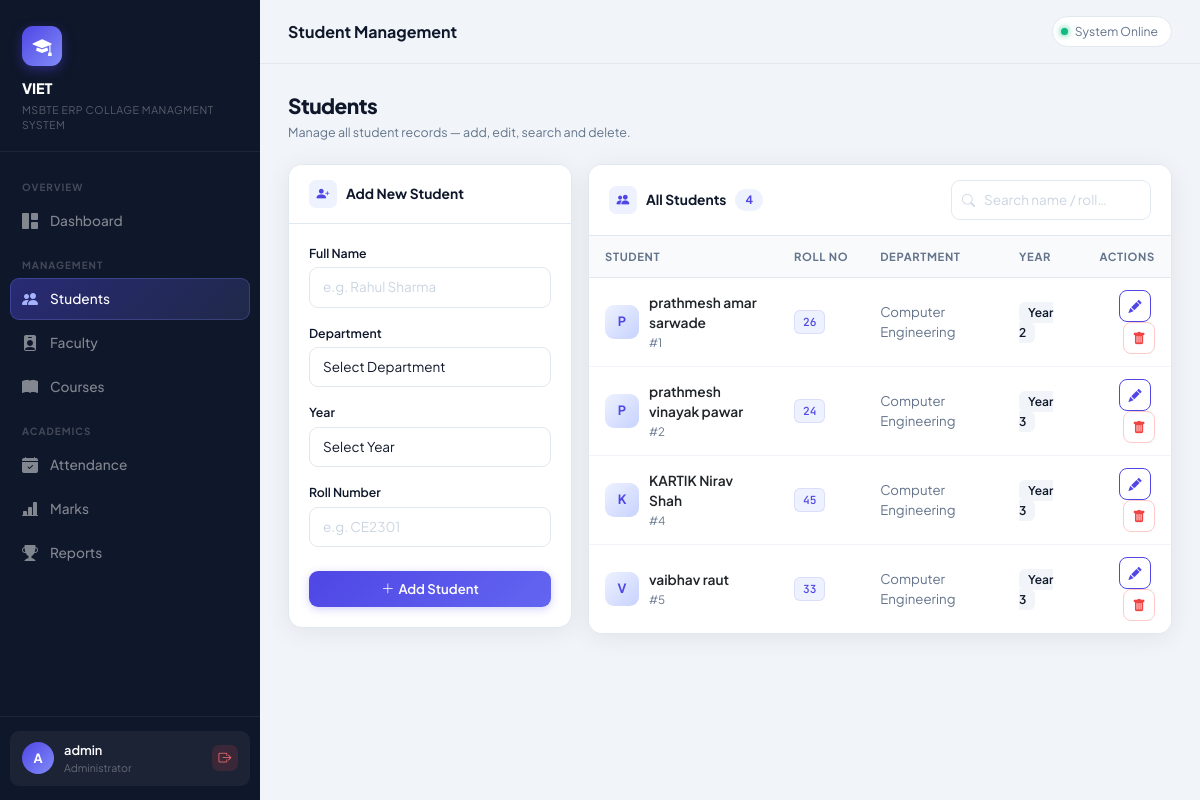
/students (signed in), run on the app's committed database.
### tables this page shows
CREATE TABLE students (
        id INTEGER PRIMARY KEY AUTOINCREMENT,
        name TEXT NOT NULL,
        department TEXT NOT NULL,
        year INTEGER NOT NULL,
        roll_no TEXT UNIQUE NOT NULL
    );

### app.py (the view)
@app.route("/students")
@login_required
def students():
    q = request.args.get("q","").strip()
    conn = connect(); cur = conn.cursor()
    if q:
        cur.execute("SELECT * FROM students WHERE name LIKE ? OR roll_no LIKE ? ORDER BY id",
                    (f"%{q}%", f"%{q}%"))
    else:
        cur.execute("SELECT * FROM students ORDER BY id")
    rows = cur.fetchall(); conn.close()
    return render_template("students.html", students=rows, q=q)

### app.py (called while the page is built)
def login_required(f):
    @wraps(f)
    def decorated(*args, **kwargs):
        if "admin" not in session:
            return redirect(url_for("login"))
        return f(*args, **kwargs)
    return decorated

### database.py (called while the page is built)
def connect():
    conn = sqlite3.connect(DB_PATH)
    conn.row_factory = sqlite3.Row
    return conn

### templates/students.html (shortened to what this page needs)
{% extends "base.html" %}
{% block page_title %}Student Management{% endblock %}
{% block content %}
<div class="ph">
  <div>
    <div class="ph-title">Students</div>
    <div class="ph-sub">Manage all student records — add, edit, search and delete.</div>
  </div>
</div>
<div class="row g-3">
  <div class="col-lg-4">
    <div class="card">
      <div class="card-hd">
        <div class="hd-icon" style="background:#eef2ff"><i class="bi bi-person-plus-fill" style="color:#4f46e5"></i></div>
        Add New Student
      </div>
      <div class="card-bd">
        <form method="POST" action="{{ url_for('add_student') }}">
          <div class="mb-3">
            <label class="form-label">Full Name</label>
            <input type="text" name="name" class="form-control" placeholder="e.g. Rahul Sharma" required/>
          </div>
          <div class="mb-3">
            <label class="form-label">Department</label>
            <select name="department" class="form-select" required>
              <option value="">Select Department</option>
            </select>
          </div>
          <div class="mb-3">
            <label class="form-label">Year</label>
            <select name="year" class="form-select" required>
              <option value="">Select Year</option>
            </select>
          </div>
          <div class="mb-4">
            <label class="form-label">Roll Number</label>
            <input type="text" name="roll_no" class="form-control" placeholder="e.g. CE2301" required/>
          </div>
          <button class="btn btn-primary w-100"><i class="bi bi-plus-lg me-1"></i>Add Student</button>
        </form>
      </div>
    </div>
  </div>
  <div class="col-lg-8">
    <div class="card">
      <div class="card-hd" style="justify-content:space-between;flex-wrap:wrap;gap:10px">
        <div style="display:flex;align-items:center;gap:9px">
          <div class="hd-icon" style="background:#eef2ff"><i class="bi bi-people-fill" style="color:#4f46e5"></i></div>
          All Students
          <span style="background:#eef2ff;color:#4f46e5;border-radius:99px;padding:2px 10px;font-size:.72rem;font-weight:700">{{ students|length }}</span>
        </div>
        <form class="d-flex gap-2" method="GET">
          <div class="search-box">
            <input type="text" name="q" class="form-control form-control-sm" placeholder="Search name / roll…" value="{{ q }}" style="width:200px"/>
          </div>
        </form>
      </div>
      {% if students %}
      <div class="table-responsive">
        <table class="table mb-0">
          <thead><tr><th>Student</th><th>Roll No</th><th>Department</th><th>Year</th><th style="text-align:right">Actions</th></tr></thead>
          <tbody>
            {% for s in students %}
            <tr>
              <td>
                <div style="display:flex;align-items:center;gap:10px">
                  <div style="width:34px;height:34px;border-radius:9px;background:linear-gradient(135deg,#eef2ff,#c7d2fe);display:flex;align-items:center;justify-content:center;font-size:.8rem;font-weight:700;color:#4f46e5;flex-shrink:0">
                    {{ s.name[0]|upper }}
                  </div>
                  <div>
                    <div style="font-weight:600;font-size:.86rem">{{ s.name }}</div>
                    <div style="font-size:.72rem;color:var(--muted)">#{{ s.id }}</div>
                  </div>
                </div>
              </td>
              <td><span class="rb">{{ s.roll_no }}</span></td>
              <td style="font-size:.83rem;color:var(--muted)">{{ s.department }}</td>
              <td>
                <span style="background:#f1f5f9;color:var(--text);border-radius:6px;padding:3px 9px;font-size:.75rem;font-weight:600">
                  Year {{ s.year }}
                </span>
              </td>
              <td style="text-align:right">
                <a href="{{ url_for('edit_student', sid=s.id) }}" class="btn btn-icon btn-outline-primary me-1" title="Edit"><i class="bi bi-pencil-fill"></i></a>
                <a href="{{ url_for('delete_student', sid=s.id) }}" class="btn btn-icon btn-outline-danger" title="Delete"
                   onclick="return confirm('Delete {{ s.name }}? This cannot be undone.')"><i class="bi bi-trash-fill"></i></a>
              </td>
            </tr>
            {% endfor %}
          </tbody>
        </table>
      </div>
      {% else %}
      <div class="empty">
        <i class="bi bi-people"></i>
        <p>{% if q %}No results for "<strong>{{ q }}</strong>"{% else %}No students yet. Add one using the form!{% endif %}</p>
      </div>
      {% endif %}
    </div>
  </div>
</div>
{% endblock %}

### templates/base.html (style rules this page uses)
:root { --primary:#4f46e5; --primary-dark:#3730a3; --primary-light:#eef2ff; --accent:#f59e0b; --success:#10b981; --danger:#ef4444; --sidebar-bg:#0f172a; --sidebar-w:260px; --topbar-h:64px; --bg:#f1f5f9; --card:#ffffff; --text:#0f172a; --muted:#64748b; --border:#e2e8f0; --radius:14px; --shadow:0 4px 24px rgba(0,0,0,.07); }
*,*::before,*::after { box-sizing:border-box;margin:0;padding:0 }
body { font-family:'Plus Jakarta Sans',sans-serif;background:var(--bg);color:var(--text);min-height:100vh }
.ph { display:flex;align-items:flex-start;justify-content:space-between;margin-bottom:22px;flex-wrap:wrap;gap:12px }
.ph-title { font-size:1.3rem;font-weight:800;color:var(--text);letter-spacing:-.025em }
.ph-sub { font-size:.78rem;color:var(--muted);margin-top:2px }
.card { background:var(--card);border:1px solid var(--border);border-radius:var(--radius);box-shadow:var(--shadow);overflow:hidden }
.card-hd { background:var(--card);border-bottom:1px solid var(--border);padding:15px 20px;font-size:.86rem;font-weight:700;color:var(--text);display:flex;align-items:center;gap:9px }
.hd-icon { width:28px;height:28px;border-radius:7px;display:flex;align-items:center;justify-content:center;font-size:.8rem }
.card-bd { padding:20px }
.table { font-size:.845rem }
.table thead th { background:#f8fafc;font-size:.7rem;font-weight:700;letter-spacing:.06em;text-transform:uppercase;color:var(--muted);border-bottom:1px solid var(--border);padding:12px 16px;white-space:nowrap }
.table tbody td { padding:12px 16px;vertical-align:middle;border-bottom:1px solid #f1f5f9 }
.table tbody tr:last-child td { border-bottom:none }
.rb { display:inline-block;font-family:'JetBrains Mono',monospace;font-size:.7rem;font-weight:500;background:var(--primary-light);color:var(--primary);border-radius:6px;padding:3px 8px;border:1px solid rgba(79,70,229,.12) }
.form-label { font-size:.77rem;font-weight:600;color:var(--text);margin-bottom:5px;display:block }
.form-control,.form-select { border:1.5px solid var(--border);border-radius:9px;font-size:.845rem;padding:9px 13px;background:#fff;color:var(--text);transition:all .17s;font-family:inherit }
.form-control::placeholder { color:#cbd5e1 }
.btn { font-size:.825rem;font-weight:600;border-radius:9px;padding:8px 16px;transition:all .17s;border:none;font-family:inherit }
.btn-primary { background:linear-gradient(135deg,var(--primary),#6366f1);color:#fff;box-shadow:0 2px 8px rgba(79,70,229,.25) }
.btn-outline-primary { border:1.5px solid var(--primary);color:var(--primary);background:transparent }
.btn-outline-danger { border:1.5px solid #fecaca;color:var(--danger);background:transparent }
.btn-icon { width:32px;height:32px;padding:0;display:inline-flex;align-items:center;justify-content:center;border-radius:8px;font-size:.82rem }
.search-box { position:relative }
.search-box input { padding-left:32px }

### data on the page
students: name "P", name "prathmesh amar sarwade", id "1", roll_no "26", department "Computer Engineering", year "2"
students: name "P", name "prathmesh vinayak pawar", id "2", roll_no "24", department "Computer Engineering", year "3"
students: name "K", name "KARTIK Nirav Shah", id "4", roll_no "45", department "Computer Engineering", year "3"
students: name "V", name "vaibhav raut", id "5", roll_no "33", department "Computer Engineering", year "3"

### other printed values
{{ session.admin[0]|upper }} "A"
{{ session.admin }} "admin"
{{ students|length }} "4"
